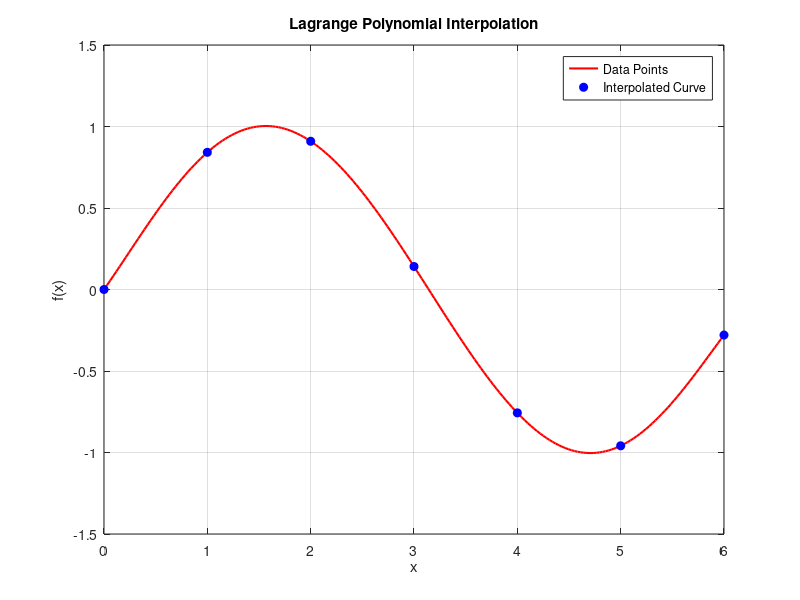

MATLAB code to generate this figure:
clc, clear, close all;

x = 0:6;
y = [0, 0.8415, 0.9093, 0.1411, -0.7568, -0.9589, -0.2794];

n = length(x);

X = linspace(min(x), max(x), 200);
Y = zeros(size(X));

for k = 1:length(X)
    sum = 0;
    for i = 1:n
        L = 1;
        for j = 1:n
            if j ~= i
                L = L * (X(k) - x(j)) / (x(i) - x(j));
            end
        end
        sum = sum + y(i) * L;
    end
    Y(k) = sum;
end

% Plotting
figure;
plot(X, Y, 'r', 'LineWidth', 1.5);
hold on;
plot(x, y, 'bo', 'MarkerFaceColor','b');
grid on;
xlabel('x');
ylabel('f(x)');
title('Lagrange Polynomial Interpolation');
legend('Data Points', 'Interpolated Curve');